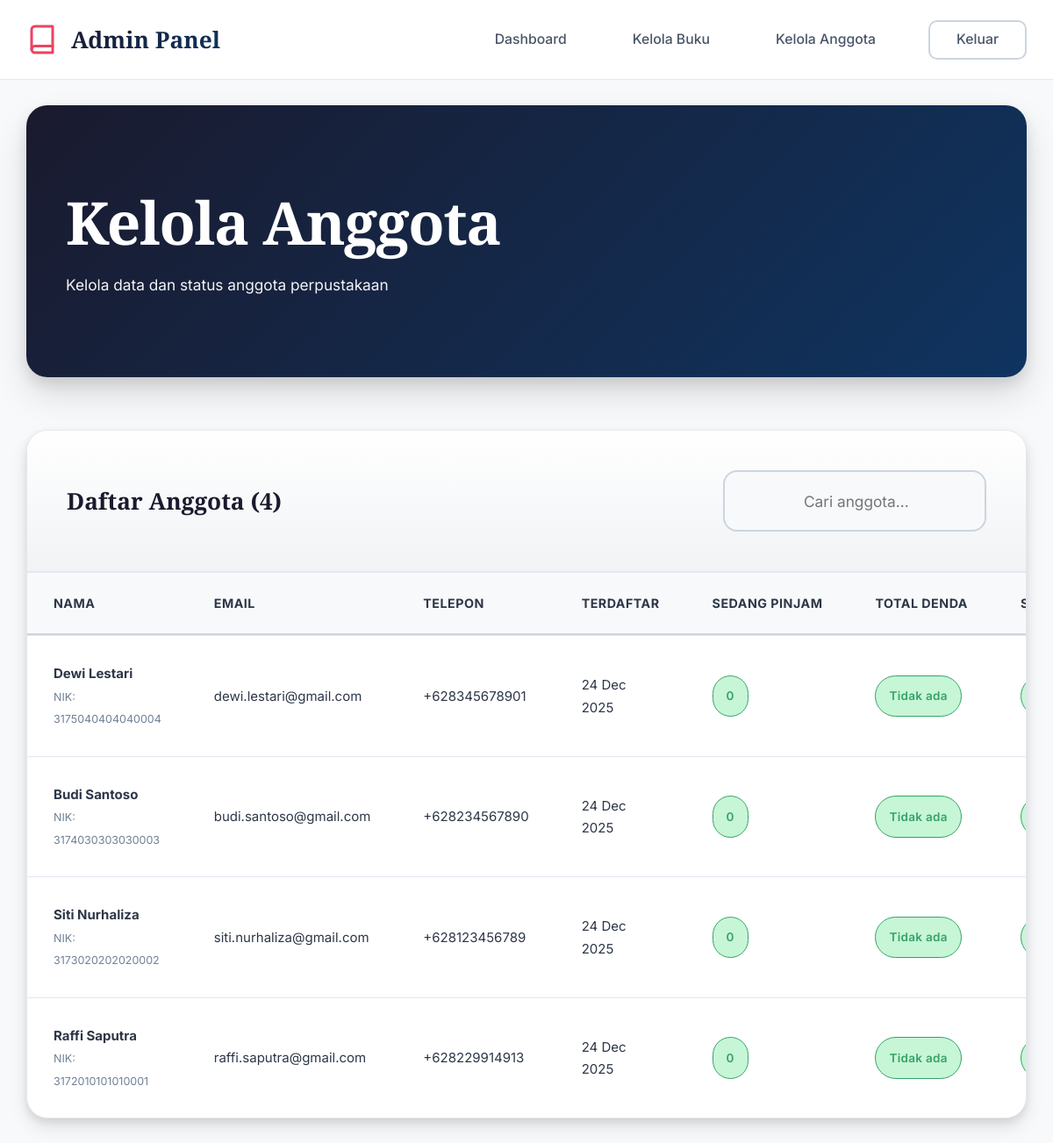
The app's page /admin/kelola-anggota.php (signed in) with its own data.
### tables this page shows
CREATE TABLE `anggota` (
  `id_anggota` bigint(20) UNSIGNED NOT NULL,
  `nik` varchar(20) NOT NULL,
  `nama_lengkap` varchar(200) NOT NULL,
  `tanggal_lahir` date DEFAULT NULL,
  `jenis_kelamin` enum('M','F','Other') DEFAULT 'Other',
  `email` varchar(150) DEFAULT NULL,
  `telepon` varchar(50) DEFAULT NULL,
  `alamat` text DEFAULT NULL,
  `status_keanggotaan` enum('ACTIVE','SUSPENDED','EXPIRED','BANNED') DEFAULT 'ACTIVE',
  `kode_barcode` varchar(50) DEFAULT NULL,
  `terdaftar_pada` datetime DEFAULT current_timestamp(),
  `terverifikasi` tinyint(1) DEFAULT 0,
  `metadata` longtext DEFAULT NULL CHECK (json_valid(`metadata`)),
  `diperbarui_pada` datetime DEFAULT current_timestamp() ON UPDATE current_timestamp()
);

### config/database.php (called while the page is built, shortened)
<?php
function getConnection() {
    try {
        $conn = new PDO(
            "mysql:host=" . DB_HOST . ";dbname=" . DB_NAME . ";charset=utf8mb4",
            DB_USER,
            DB_PASS,
            [
                PDO::ATTR_ERRMODE => PDO::ERRMODE_EXCEPTION,
                PDO::ATTR_DEFAULT_FETCH_MODE => PDO::FETCH_ASSOC,
                PDO::ATTR_EMULATE_PREPARES => false
            ]
        );
        return $conn;
    } catch(PDOException $e) {
        die("Koneksi gagal: " . $e->getMessage());
    }
}
function query($sql, $params = []) {
    $conn = getConnection();
    $stmt = $conn->prepare($sql);
    $stmt->execute($params);
    return $stmt;
}
?>

### admin/kelola-anggota.php (the view, shortened to what this page needs)
<?php
require_once '../config/database.php';
$anggota = query(
    "SELECT
        a.id_anggota,
        a.nik,
        a.nama_lengkap,
        a.email,
        a.telepon,
        a.status_keanggotaan,
        a.terdaftar_pada,
        COUNT(DISTINCT CASE WHEN p.status = 'ACTIVE' THEN p.id_peminjaman END) as sedang_pinjam,
        COUNT(DISTINCT CASE WHEN p.status = 'RETURNED' THEN p.id_peminjaman END) as total_pinjam,
        COALESCE(SUM(p.jumlah_denda), 0) as total_denda
     FROM anggota a
     LEFT JOIN peminjaman p ON a.id_anggota = p.id_anggota
     GROUP BY a.id_anggota
     ORDER BY a.terdaftar_pada DESC"
)->fetchAll();
?>
<!DOCTYPE html>
<html lang="id">
<head>
    <link rel="stylesheet" href="../assets/css/style.css">
</head>
<body>
    <nav class="navbar">
        <div class="container">
            <a href="../index.php" class="navbar-brand">
                <svg xmlns="http://www.w3.org/2000/svg" width="24" height="24" viewBox="0 0 24 24" fill="none" stroke="currentColor" stroke-width="2" stroke-linecap="round" stroke-linejoin="round">
                    <path d="M4 19.5A2.5 2.5 0 0 1 6.5 17H20"></path>
                    <path d="M6.5 2H20v20H6.5A2.5 2.5 0 0 1 4 19.5v-15A2.5 2.5 0 0 1 6.5 2z"></path>
                </svg>
                <span class="navbar-title">Admin Panel</span>
            </a>
            <ul class="navbar-menu">
                <li><a href="dashboard.php">Dashboard</a></li>
                <li><a href="kelola-buku.php">Kelola Buku</a></li>
                <li><a href="kelola-anggota.php">Kelola Anggota</a></li>
                <li><a href="../logout.php" class="btn btn-secondary">Keluar</a></li>
            </ul>
        </div>
    </nav>
    <div class="dashboard">
        <div class="container-fluid">
            <div class="dashboard-header">
                <div class="dashboard-welcome">
                    <div class="dashboard-title">
                        <h1>Kelola Anggota</h1>
                        <p>Kelola data dan status anggota perpustakaan</p>
                    </div>
                </div>
            </div>
            <div class="table-container">
                <div class="table-header">
                    <h3>Daftar Anggota (<?php echo count($anggota); ?>)</h3>
                    <input type="text" id="searchInput" class="search-input" placeholder="Cari anggota..." style="max-width: 300px;">
                </div>
                <div class="table-wrapper">
                    <table>
                        <thead>
                            <tr>
                                <th>Nama</th>
                                <th>Email</th>
                                <th>Telepon</th>
                                <th>Terdaftar</th>
                                <th>Sedang Pinjam</th>
                                <th>Total Denda</th>
                                <th>Status</th>
                            </tr>
                        </thead>
                        <tbody id="anggotaTableBody">
                            <?php foreach ($anggota as $item): ?>
                                <tr class="anggota-row" data-search="<?php echo strtolower($item['nama_lengkap'] . ' ' . $item['email']); ?>">
                                    <td>
                                        <strong><?php echo htmlspecialchars($item['nama_lengkap']); ?></strong>
                                        <br><small style="color: var(--text-muted);">NIK: <?php echo htmlspecialchars($item['nik']); ?></small>
                                    </td>
                                    <td><?php echo htmlspecialchars($item['email']); ?></td>
                                    <td><?php echo htmlspecialchars($item['telepon'] ?? '-'); ?></td>
                                    <td><?php echo date('d M Y', strtotime($item['terdaftar_pada'])); ?></td>
                                    <td>
                                        <?php if ($item['sedang_pinjam'] > 0): ?>
                                            <span class="badge badge-warning"><?php echo $item['sedang_pinjam']; ?> buku</span>
                                        <?php else: ?>
                                            <span class="badge badge-success">0</span>
                                        <?php endif; ?>
                                    </td>
                                    <td>
                                        <?php if ($item['total_denda'] > 0): ?>
                                            <span class="badge badge-error">Rp <?php echo number_format($item['total_denda'], 0, ',', '.'); ?></span>
                                        <?php else: ?>
                                            <span class="badge badge-success">Tidak ada</span>
                                        <?php endif; ?>
                                    </td>
                                    <td>
                                        <?php
                                        $statusClass = 'badge-success';
                                        ?>
                                        <span class="badge <?php echo $statusClass; ?>"><?php echo $item['status_keanggotaan']; ?></span>
                                    </td>
                                </tr>
                            <?php endforeach; ?>
                        </tbody>
                    </table>
                </div>
            </div>
        </div>
    </div>
</body>
</html>

### records on screen
anggota: nama_lengkap "Dewi Lestari", nik "3175040404040004", email "dewi.lestari@gmail.com", telepon "+628345678901", terdaftar_pada "24 Dec 2025"
anggota: nama_lengkap "Budi Santoso", nik "3174030303030003", email "budi.santoso@gmail.com", telepon "+628234567890", terdaftar_pada "24 Dec 2025"
anggota: nama_lengkap "Siti Nurhaliza", nik "3173020202020002", email "siti.nurhaliza@gmail.com", telepon "+628123456789", terdaftar_pada "24 Dec 2025"
anggota: nama_lengkap "Raffi Saputra", nik "3172010101010001", email "raffi.saputra@gmail.com", telepon "+628229914913", terdaftar_pada "24 Dec 2025"

### other values on screen
count($anggota) "4"
